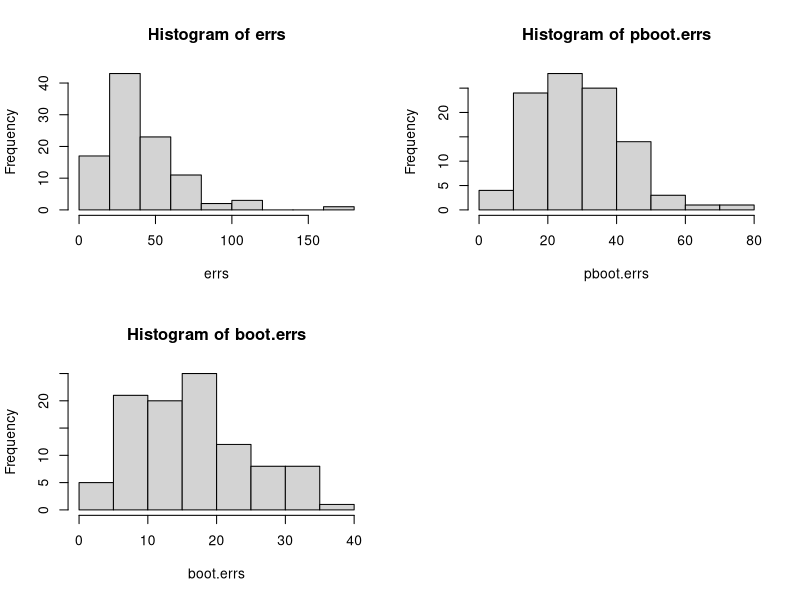

Write the R code that produced this figure.
####
##  Using parametric bootstrap to shortcut elastic net bootstrap
####

library(pracma)
library(glmnet)
library(MASS)

f2 <- function(x, y=0) sum((x - y)^2)

true_pred_err_dist <- function(n, bt, nte, mc.reps = 100) {
  errs <- numeric(mc.reps)
  for (i in 1:mc.reps) {
    p <- length(bt); ntr <- n - nte
    X <- randn(n, p)
    y <- X %*% bt + rnorm(n)
    res <- cv.glmnet(X[1:ntr, ], y[1:ntr], intercept = FALSE)
    yh <- predict(res, X[-(1:ntr), ], s=res$lambda.min)
    err <- f2(y[-(1:ntr)], yh)
    errs[i] <- err
  }
  errs
}

boot_err_dist <- function(X, y, nte, mc.reps = 100) {
  errs <- numeric(mc.reps)
  for (i in 1:mc.reps) {
    inds.tr <- sample(nrow(X), n - nte, replace = FALSE)
    yh <- X[-inds.tr, ] %*% ginv(X[inds.tr, ]) %*% y[inds.tr]
    err <- f2(y[-(inds.tr)], yh)
    errs[i] <- err
  }
  errs
}

parametric_boot_err_dist <- function(X, y, nte, mc.reps = 100) {
  yh <- X %*% ginv(X) %*% y; y0 <- y
  errs <- numeric(mc.reps)
  for (i in 1:mc.reps) {
    y <- yh + rnorm(length(y))
    inds.tr <- sample(nrow(X), n - nte, replace = FALSE)
    ya <- X[-inds.tr, ] %*% ginv(X[inds.tr, ]) %*% y[inds.tr]
    err <- f2(y[-(inds.tr)], ya)
    errs[i] <- err
  }
  errs
}


n <- 100
p <- 200; k <- 20
bt <- c(rep(1, k), rep(0, p - k)) * 2
nte <- 10; ntr <- n - nte

errs <- true_pred_err_dist(n, bt, nte)

X <- randn(n, p)
y <- X %*% bt + rnorm(n)
res <- cv.glmnet(X[1:ntr, ], y[1:ntr], intercept = FALSE)
yh <- predict(res, X[-(1:ntr), ], s=res$lambda.min)
(err <- f2(y[-(1:ntr)], yh))

inds <- which(coef(res, s = res$lambda.min)[-1] != 0)
boot.errs <- boot_err_dist(X[, inds], y, nte)
mean(boot.errs)

pboot.errs <- parametric_boot_err_dist(X[, inds], y, nte)
mean(pboot.errs)


layout(matrix(1:4, 2, 2))
hist(errs)
hist(boot.errs)
hist(pboot.errs)

err
